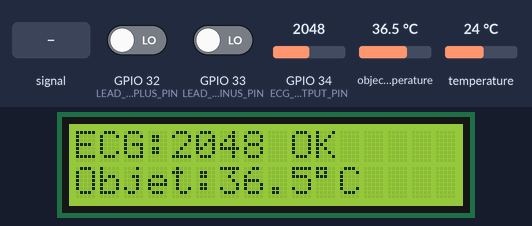
This sketch was run on a simulated ESP32. Shown: 16×2 character LCD. Inputs (shaded band) come from the test bench; at power-on: GPIO 32 (LEAD_OFF_PLUS_PIN) LOW, object temperature 36.5 °C, temperature 24 °C, GPIO 34 (ECG_OUTPUT_PIN) = 2048, GPIO 33 (LEAD_OFF_MINUS_PIN) LOW (analog values on the 0–4095 scale). WiFi joins after 1.5 s; servers stay silent unless stated; uploads are accepted with an empty reply; what the sketch prints to the serial monitor is not drawn.

Above: at 1.2 s.
1.3 s: GPIO 32 (LEAD_OFF_PLUS_PIN) driven HIGH
At 2.4 s:
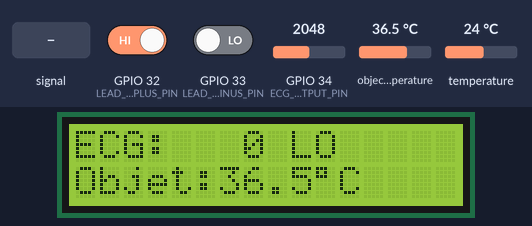
5.4 s: object temperature set to 20 °C
At 6.4 s:
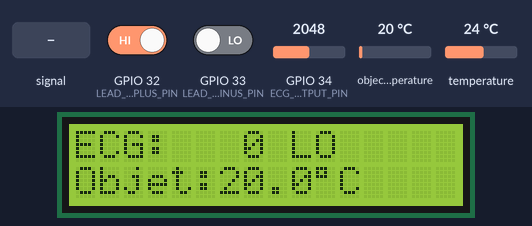
7.5 s: temperature set to 12 °C
At 8.78 s:
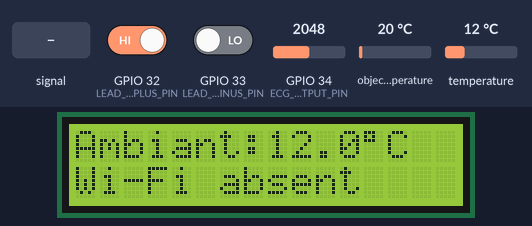
10.5 s: GPIO 32 (LEAD_OFF_PLUS_PIN) driven LOW
At 11.5 s:
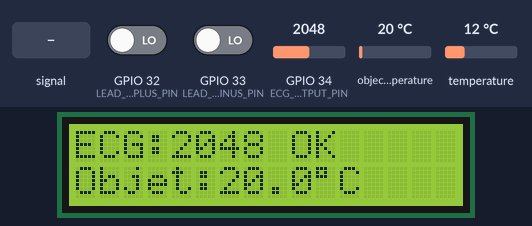
14.6 s: GPIO 34 (ECG_OUTPUT_PIN) fed a 200 Hz sine of ±327 counts around its level
At 15.6 s:
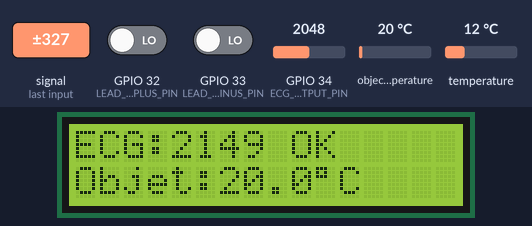
16.7 s: GPIO 34 (ECG_OUTPUT_PIN) set to 2866
At 17.6 s:
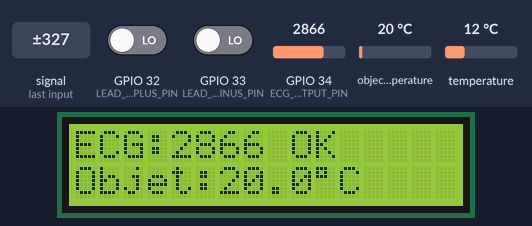
Timing chart, 0 to 19.7 s (numbered marks = the images above; inputs shaded):
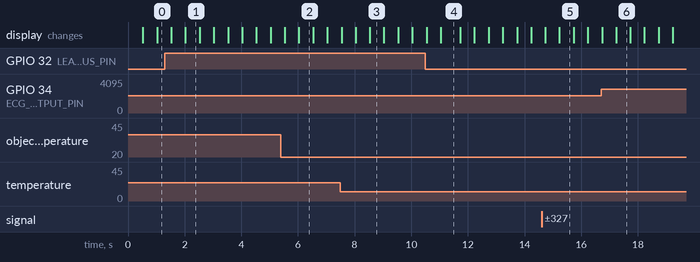

The sketch:

Final_AD8232_MLX90614_LCD.ino
```cpp
#include <WiFi.h>
#include <HTTPClient.h>
#include <Wire.h>
#include <Adafruit_MLX90614.h>
#include <LiquidCrystal_I2C.h>
#include <esp_timer.h>

// Remplacer par les identifiants du point d'acces Wi-Fi.
const char* WIFI_SSID = "WIFI_POINT_ACCES";
const char* WIFI_PASSWORD = "MOT_DE_PASSE";

// Cette route est visee par le robot, mais elle doit exister dans Django.
const char* DJANGO_URL = "http://192.168.16.113:8000/iot/measures/";

constexpr uint8_t ECG_OUTPUT_PIN = 34;
constexpr uint8_t LEAD_OFF_PLUS_PIN = 32;
constexpr uint8_t LEAD_OFF_MINUS_PIN = 33;

constexpr uint8_t I2C_SDA_PIN = 21;
constexpr uint8_t I2C_SCL_PIN = 22;
constexpr uint8_t LCD_ADDRESS = 0x27;  // Remplacer par 0x3F si necessaire.
constexpr uint8_t LCD_COLUMNS = 16;
constexpr uint8_t LCD_ROWS = 2;

constexpr uint32_t ECG_SAMPLE_INTERVAL_MS = 4;  // Environ 250 echantillons/s.
constexpr uint32_t LCD_REFRESH_INTERVAL_MS = 500;
constexpr uint32_t SENSOR_READ_INTERVAL_MS = 1000;
constexpr uint32_t WIFI_RETRY_INTERVAL_MS = 10000;
constexpr uint32_t HTTP_SEND_INTERVAL_MS = 5000;

Adafruit_MLX90614 mlx90614;
LiquidCrystal_I2C lcd(LCD_ADDRESS, LCD_COLUMNS, LCD_ROWS);

volatile int ecgValue = 0;
volatile bool leadOffPlus = true;
volatile bool leadOffMinus = true;
portMUX_TYPE ecgMux = portMUX_INITIALIZER_UNLOCKED;
TaskHandle_t ecgTaskHandle = nullptr;
esp_timer_handle_t ecgSampleTimer = nullptr;

bool mlxAvailable = false;
float objectTemperatureC = 0.0f;
float ambientTemperatureC = 0.0f;

unsigned long lastLcdRefresh = 0;
unsigned long lastSensorRead = 0;
unsigned long lastWifiAttempt = 0;
unsigned long lastHttpSend = 0;
uint8_t lcdPage = 0;

void acquisitionEcgTask(void* parameter) {
  while (true) {
    ulTaskNotifyTake(pdTRUE, portMAX_DELAY);

    const bool plusOff = digitalRead(LEAD_OFF_PLUS_PIN) == HIGH;
    const bool minusOff = digitalRead(LEAD_OFF_MINUS_PIN) == HIGH;
    const bool leadsConnected = !plusOff && !minusOff;
    const int sample = leadsConnected ? analogRead(ECG_OUTPUT_PIN) : 0;

    portENTER_CRITICAL(&ecgMux);
    ecgValue = sample;
    leadOffPlus = plusOff;
    leadOffMinus = minusOff;
    portEXIT_CRITICAL(&ecgMux);

  }
}

void ecgTimerCallback(void* parameter) {
  if (ecgTaskHandle != nullptr) {
    xTaskNotifyGive(ecgTaskHandle);
  }
}

void startWifiConnection() {
  if (WiFi.status() == WL_CONNECTED ||
      millis() - lastWifiAttempt < WIFI_RETRY_INTERVAL_MS) {
    return;
  }

  lastWifiAttempt = millis();
  WiFi.mode(WIFI_STA);
  WiFi.setAutoReconnect(true);
  WiFi.begin(WIFI_SSID, WIFI_PASSWORD);
  Serial.println("Tentative de connexion Wi-Fi...");
}

void readTemperature() {
  if (!mlxAvailable || millis() - lastSensorRead < SENSOR_READ_INTERVAL_MS) {
    return;
  }

  lastSensorRead = millis();
  objectTemperatureC = mlx90614.readObjectTempC();
  ambientTemperatureC = mlx90614.readAmbientTempC();
}

void updateLcd() {
  if (millis() - lastLcdRefresh < LCD_REFRESH_INTERVAL_MS) {
    return;
  }

  lastLcdRefresh = millis();
  lcdPage = (lcdPage + 1) % 2;

  int currentEcg;
  bool currentLeadOffPlus;
  bool currentLeadOffMinus;

  portENTER_CRITICAL(&ecgMux);
  currentEcg = ecgValue;
  currentLeadOffPlus = leadOffPlus;
  currentLeadOffMinus = leadOffMinus;
  portEXIT_CRITICAL(&ecgMux);

  lcd.clear();

  if (lcdPage == 0) {
    char line[LCD_COLUMNS + 1];
    const char* leadStatus = (currentLeadOffPlus || currentLeadOffMinus)
      ? "LO" : "OK";

    snprintf(line, sizeof(line), "ECG:%4d %s", currentEcg, leadStatus);
    lcd.setCursor(0, 0);
    lcd.print(line);
    lcd.setCursor(0, 1);

    if (mlxAvailable) {
      lcd.print("Objet:");
      lcd.print(objectTemperatureC, 1);
      lcd.print((char)223);
      lcd.print("C");
    } else {
      lcd.print("MLX absent");
    }
  } else {
    lcd.setCursor(0, 0);
    if (mlxAvailable) {
      lcd.print("Ambiant:");
      lcd.print(ambientTemperatureC, 1);
      lcd.print((char)223);
      lcd.print("C");
    } else {
      lcd.print("Temperature N/D");
    }

    lcd.setCursor(0, 1);
    lcd.print(WiFi.status() == WL_CONNECTED ? "Wi-Fi connecte" : "Wi-Fi absent");
  }
}

void sendToDjango() {
  if (WiFi.status() != WL_CONNECTED ||
      millis() - lastHttpSend < HTTP_SEND_INTERVAL_MS) {
    return;
  }

  lastHttpSend = millis();

  int currentEcg;
  bool currentLeadOffPlus;
  bool currentLeadOffMinus;

  portENTER_CRITICAL(&ecgMux);
  currentEcg = ecgValue;
  currentLeadOffPlus = leadOffPlus;
  currentLeadOffMinus = leadOffMinus;
  portEXIT_CRITICAL(&ecgMux);

  String payload = "{";
  payload += "\"ecg\":" + String(currentEcg) + ",";
  payload += "\"electrodes_connected\":";
  payload += (!currentLeadOffPlus && !currentLeadOffMinus) ? "true," : "false,";
  payload += "\"temperature\":";
  payload += mlxAvailable ? String(objectTemperatureC, 1) : "null";
  payload += ",\"ambient_temperature\":";
  payload += mlxAvailable ? String(ambientTemperatureC, 1) : "null";
  payload += "}";

  HTTPClient http;
  http.setConnectTimeout(3000);
  http.setTimeout(3000);

  if (!http.begin(DJANGO_URL)) {
    Serial.println("Erreur: URL Django invalide");
    return;
  }

  http.addHeader("Content-Type", "application/json");
  const int responseCode = http.POST(payload);
  Serial.printf("POST Django: HTTP %d\n", responseCode);

  if (responseCode > 0) {
    Serial.println(http.getString());
  } else {
    Serial.println(http.errorToString(responseCode));
  }

  http.end();
}

void setup() {
  Serial.begin(115200);

  pinMode(ECG_OUTPUT_PIN, INPUT);
  pinMode(LEAD_OFF_PLUS_PIN, INPUT);
  pinMode(LEAD_OFF_MINUS_PIN, INPUT);
  analogReadResolution(12);
  analogSetPinAttenuation(ECG_OUTPUT_PIN, ADC_11db);

  Wire.begin(I2C_SDA_PIN, I2C_SCL_PIN);
  lcd.init();
  lcd.backlight();
  lcd.setCursor(0, 0);
  lcd.print("MI-AINA ESP32");
  lcd.setCursor(0, 1);
  lcd.print("Demarrage...");

  mlxAvailable = mlx90614.begin();
  Serial.println(mlxAvailable ? "MLX90614 pret" : "MLX90614 non detecte");

  const BaseType_t taskCreated = xTaskCreatePinnedToCore(
    acquisitionEcgTask,
    "ECG acquisition",
    2048,
    nullptr,
    2,
    &ecgTaskHandle,
    1
  );

  if (taskCreated == pdPASS) {
    esp_timer_create_args_t timerConfig = {};
    timerConfig.callback = ecgTimerCallback;
    timerConfig.name = "ecg_sample";
    if (esp_timer_create(&timerConfig, &ecgSampleTimer) == ESP_OK) {
      esp_timer_start_periodic(
        ecgSampleTimer,
        static_cast<uint64_t>(ECG_SAMPLE_INTERVAL_MS) * 1000ULL
      );
    } else {
      Serial.println("Erreur: timer ECG non demarre");
    }
  } else {
    Serial.println("Erreur: tache ECG non demarree");
  }

  startWifiConnection();
}

void loop() {
  startWifiConnection();
  readTemperature();
  updateLcd();
  sendToDjango();
  delay(1);
}
```

Measured:
- after the input at 1.3 s, the display: first differs from a run without the input after 0.73 s (image 1)
- after the input at 5.4 s, the display: first differs from a run without the input after 0.63 s (image 2)
- after the input at 7.5 s, the display: first differs from a run without the input after 1.0 s (image 3)
- after the input at 10.5 s, the display: first differs from a run without the input after 0.54 s (image 4)
- after the input at 14.6 s, the display: first differs from a run without the input after 0.63 s (image 5)
- what the display in image 1 shows lasts 0.5 s, from 2.0 s to 2.5 s
- what the display in image 4 shows lasts 0.7 s, from 11.0 s to 11.7 s
